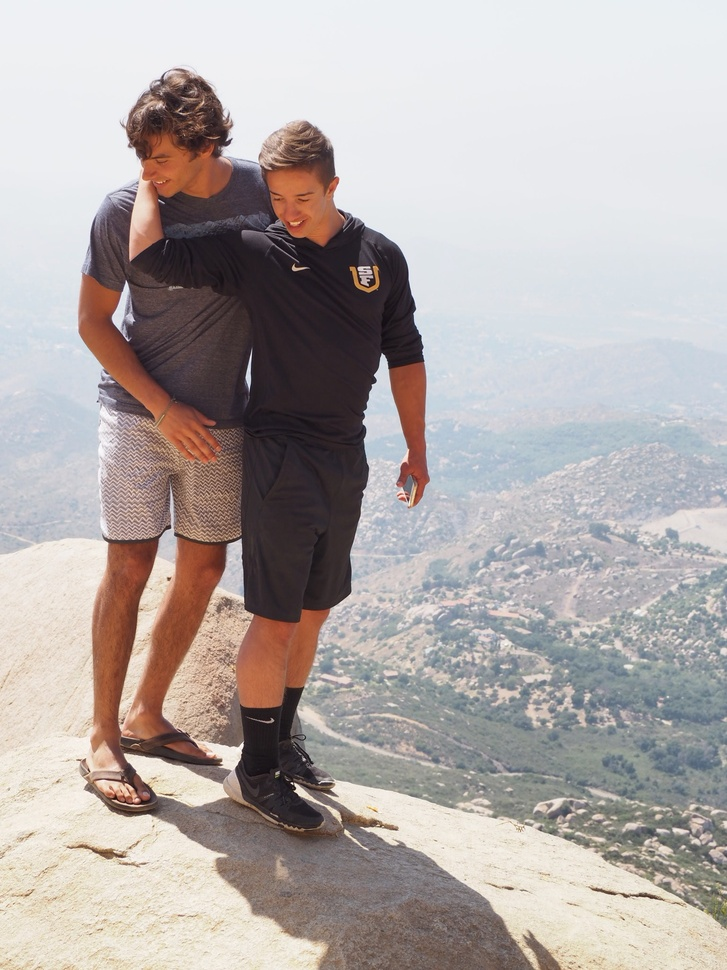
#> input picture images/kai_matt.jpg, 727 x 970 px, shrunk from 1536 x 2048 before the run, found by its file name; its folder holds only this picture in this run
$ python gaussian_threshold_img.py
#> lines starting #> are read from the running program, lines starting #| are printed output that depends on the picture; after the words box and inside, x2 and y2 are one past the last pixel; in counts of white or black regions, pixels touching at a corner belong together
import cv2
import numpy as np
from matplotlib import pyplot as plt
import os

image   = cv2.imread(os.getcwd()+'/images/'+input("Enter path to file: "), 0)    # read in image - convert to grayscale
#> the answer given: images/kai_matt.jpg
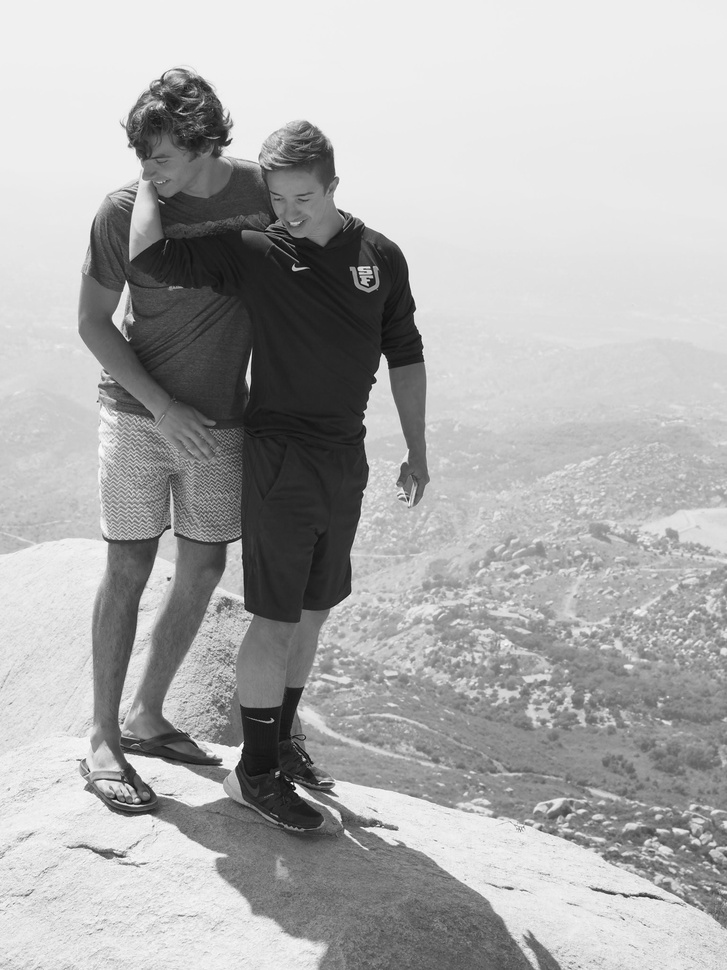
#> image: shape (970, 727); min 5, max 255, mean 172.9
# plt.show()

image   = cv2.bilateralFilter(image, 9, 75, 75)   # bilaterally filters the image to reduce noise, blur, and maintain edges

gauss_thresh = cv2.adaptiveThreshold(image,255,cv2.ADAPTIVE_THRESH_GAUSSIAN_C,\
            cv2.THRESH_BINARY,11,2)     # finds threshold of img using gaussian nearest window technique
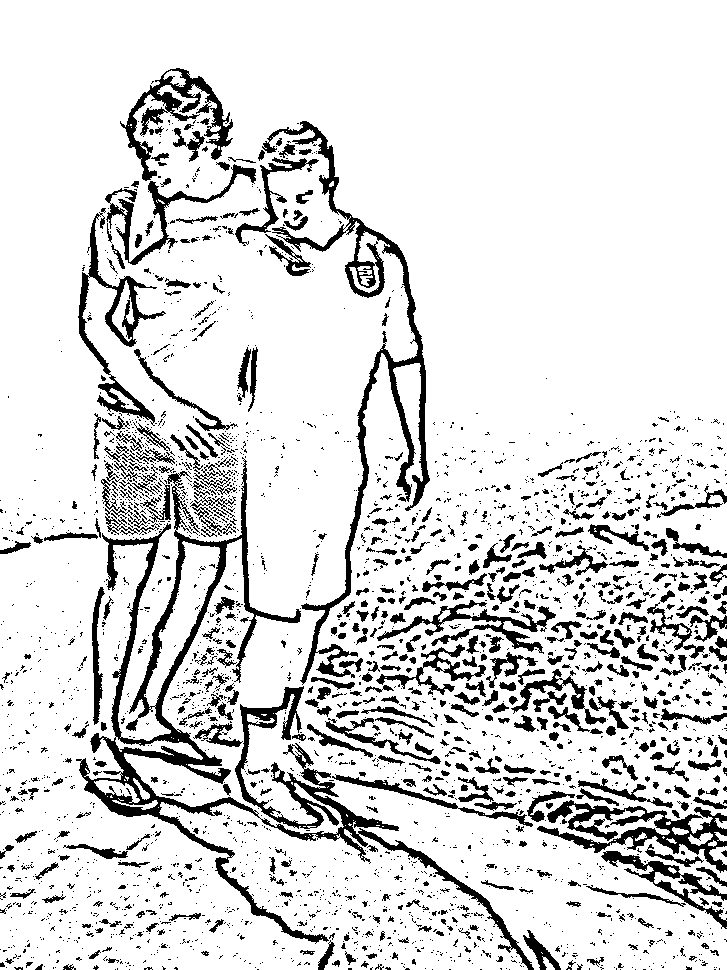
#> gauss_thresh: shape (970, 727); 85.9% white; 2915 black regions (2348 under 20 px), largest, box (x1, y1, x2, y2) and area: (76, 457, 534, 970) 19182, (262, 121, 430, 685) 8434, (537, 800, 727, 873) 4148

titles   = [str(image), 'Gaussian Thresholding']
images  = [image, gauss_thresh]


for i in range(2):
    plt.subplot(2, 2, i + 1), plt.imshow(images[i], 'gray')
    plt.title(titles[i])
    plt.xticks([]), plt.yticks([])
plt.show()
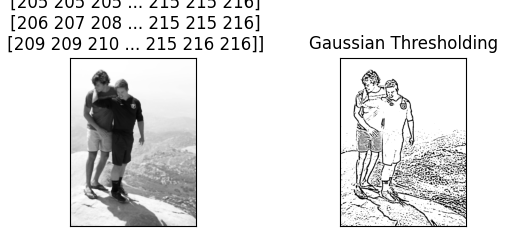
#> figure drawn by matplotlib, 2 panels
